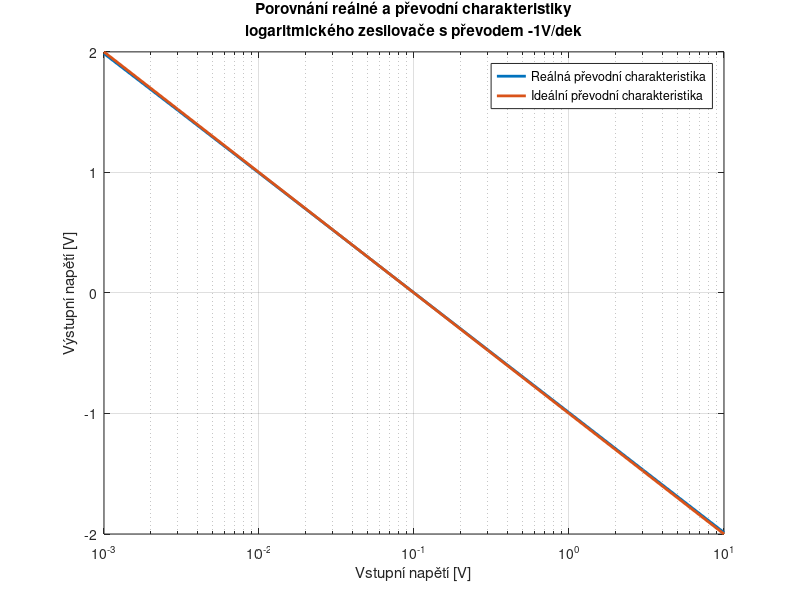
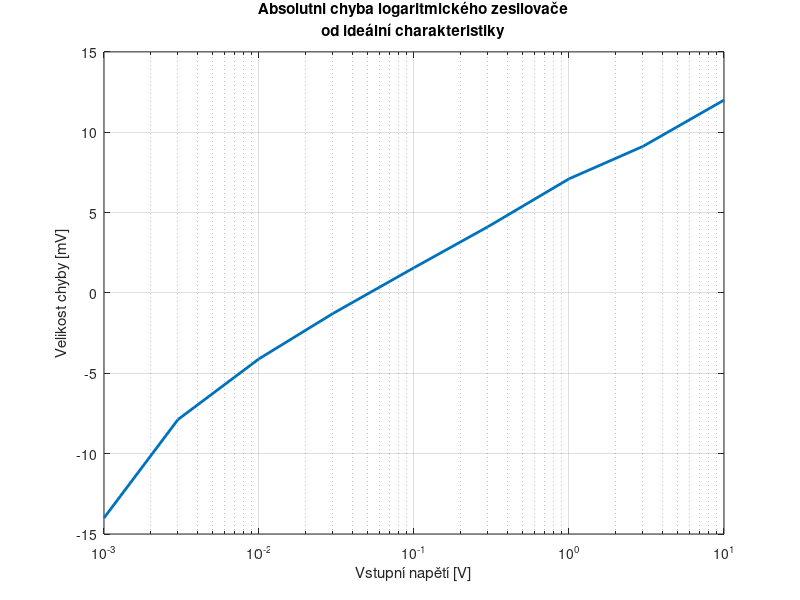

Recreate these plots in MATLAB, in order.
% Statická převodní charakteristika logaritmického zesilovače
vstupni = [[1 3 10 30 100 300]*1e-3 [1 3 10]];
vystupni = [1986 1515 995.9 521.6 1.57 -473 -992.9 -1468 -1988] / 1000;
ideal_vystupni = -log10(vstupni) - 1;

chyba = vystupni - ideal_vystupni;
rel_chyba = chyba / ideal_vystupni;

semilogx(vstupni, [vystupni; ideal_vystupni], 'linewidth',2);
legend({'Reálná převodní charakteristika', 'Ideální převodní charakteristika'})
xlabel('Vstupní napětí [V]');
ylabel('Výstupní napětí [V]')
grid on
title({'Porovnání reálné a převodní charakteristiky','logaritmického zesilovače s převodem -1V/dek'})

figure

semilogx(vstupni, chyba*1000, 'linewidth',2);
xlabel('Vstupní napětí [V]');
ylabel('Velikost chyby [mV]')
grid on
title({'Absolutni chyba logaritmického zesilovače','od ideální charakteristiky'})
